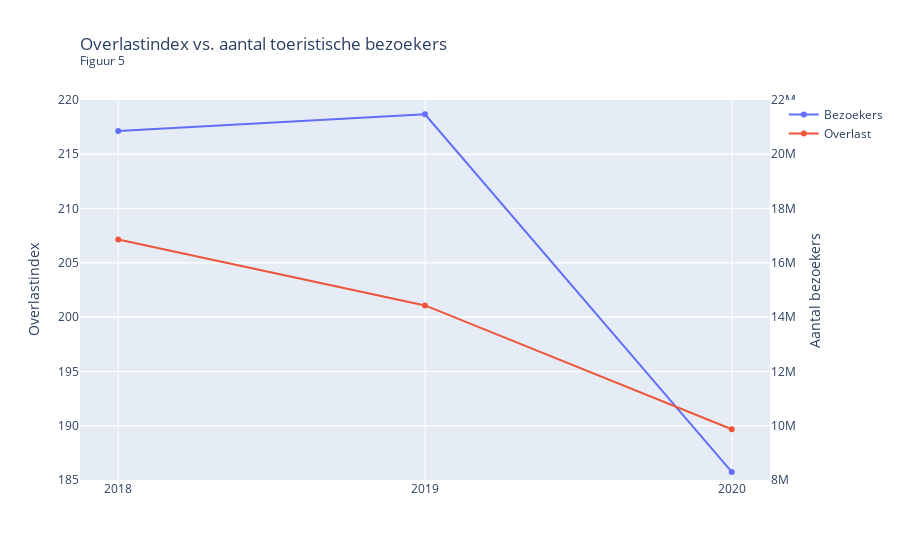

The notebook cell saved with this chart:
### Markdown cell above
### **Perspectief 2**
*Toeristen zorgen voor extra onderhoud aan de stad en overlast, extra inzet
van eenheden zoals politie, brandweer en ambulance. Ook overlast voor de burgers van
Amsterdam door de toeristen in de vorm van geluid, drukte en extra criminaliteit zijn
negatieve factoren.*

### Code cell
# Figuur 5
fig = go.Figure()

# Overlast inladen
overlast = pd.read_excel("data/Veiligheidsindex_22_gebieden.xlsx", sheet_name = "overlast")
overlast = overlast[overlast["Gebied"] == "Centrum"].drop([2014, 2015, 2016, 2017, "2020_1", "2020_2"], axis=1).rename(columns={2018: "2018", 2019: "2019", 2020: "2020"})
overlast = overlast.drop(["Gebied"], axis=1)

# Aantal bezoekers inladen
bezoekers = pd.read_excel("data/bezoekers_amsterdam.xlsx", sheet_name = "bezoekers")
bezoekers = bezoekers[:4].drop(["Type bezoekers", 2016, 2017, 2021], axis=1).rename(columns={2018: "2018", 2019: "2019", 2020: "2020"})

# Traces toevoegen
fig.add_trace(go.Scatter(x=overlast.columns, y=bezoekers.iloc[3], name="Bezoekers", yaxis="y"))
fig.add_trace(go.Scatter(x=overlast.columns, y=overlast.iloc[0], name="Overlast", yaxis="y2"))

fig.update_layout(title=go.layout.Title(
        text="Overlastindex vs. aantal toeristische bezoekers<br><sup>Figuur 5</sup>",
        xref="paper",
        x=0
    ), yaxis=dict(title="Aantal bezoekers", side="right", range=[8000000, 22000000]), yaxis2=dict(title="Overlastindex", overlaying="y", range=[185, 220]))
fig.show()

# Correlatie berekenen
corr = overlast.iloc[0].corr(bezoekers.iloc[3])
print("Pearsons correlation:", corr)

### Figure 1 — Plotly figure (JSON) as saved in the notebook; plotly's stock layout.template omitted (floating-point values rounded to 4 significant figures)
{"data": [{"name": "Bezoekers", "type": "scatter", "x": ["2018", "2019", "2020"], "y": [20859000, 21472000, 8298000], "yaxis": "y"}, {"name": "Overlast", "type": "scatter", "x": ["2018", "2019", "2020"], "y": [207.2, 201.1, 189.7], "yaxis": "y2"}], "layout": {"title": {"text": "Overlastindex vs. aantal toeristische bezoekers<br><sup>Figuur 5</sup>", "x": 0, "xref": "paper"}, "yaxis": {"range": [8000000, 22000000], "side": "right", "title": {"text": "Aantal bezoekers"}}, "yaxis2": {"overlaying": "y", "range": [185, 220], "title": {"text": "Overlastindex"}}}}
